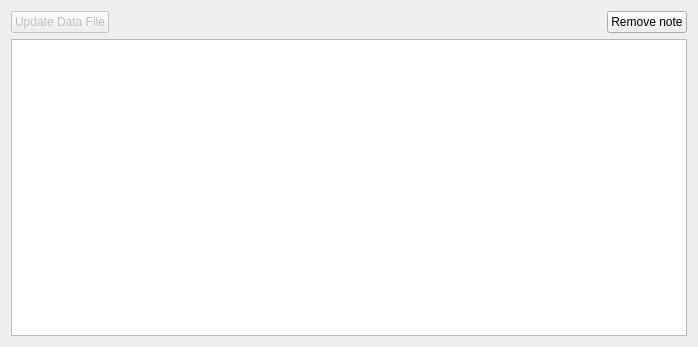
<?xml version="1.0" encoding="UTF-8"?>
<ui version="4.0">
 <class>NotesDockWidget</class>
 <widget class="QWidget" name="NotesDockWidget">
  <property name="geometry">
   <rect>
    <x>0</x>
    <y>0</y>
    <width>698</width>
    <height>347</height>
   </rect>
  </property>
  <property name="sizePolicy">
   <sizepolicy hsizetype="Preferred" vsizetype="Preferred">
    <horstretch>0</horstretch>
    <verstretch>0</verstretch>
   </sizepolicy>
  </property>
  <property name="windowTitle">
   <string>Form</string>
  </property>
  <layout class="QVBoxLayout" name="verticalLayout">
   <item>
    <layout class="QHBoxLayout" name="horizontalLayout">
     <item>
      <widget class="QPushButton" name="btnUpdateDataFile">
       <property name="enabled">
        <bool>false</bool>
       </property>
       <property name="text">
        <string>Update Data File</string>
       </property>
      </widget>
     </item>
     <item>
      <spacer name="horizontalSpacer">
       <property name="orientation">
        <enum>Qt::Horizontal</enum>
       </property>
       <property name="sizeHint" stdset="0">
        <size>
         <width>40</width>
         <height>20</height>
        </size>
       </property>
      </spacer>
     </item>
     <item>
      <widget class="QPushButton" name="btnRemoveNote">
       <property name="text">
        <string>Remove note</string>
       </property>
      </widget>
     </item>
    </layout>
   </item>
   <item>
    <widget class="QTableView" name="noteView"/>
   </item>
  </layout>
 </widget>
 <resources/>
 <connections/>
</ui>
